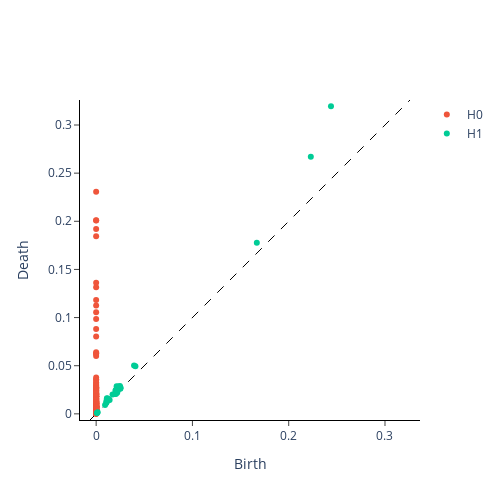

Notebook code for this chart:
### Code cell
# ------------------------------------
# Display one persistence diagram only
# ------------------------------------
from gtda.plotting import plot_diagram

i = 0
plot_diagram(diagrams[i])
